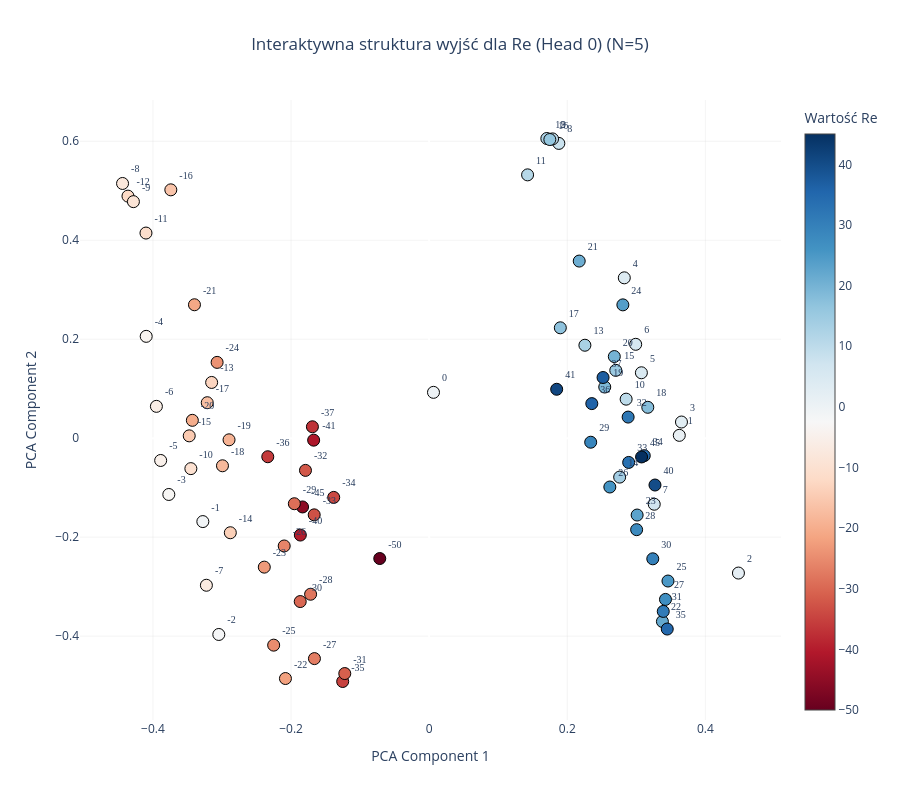
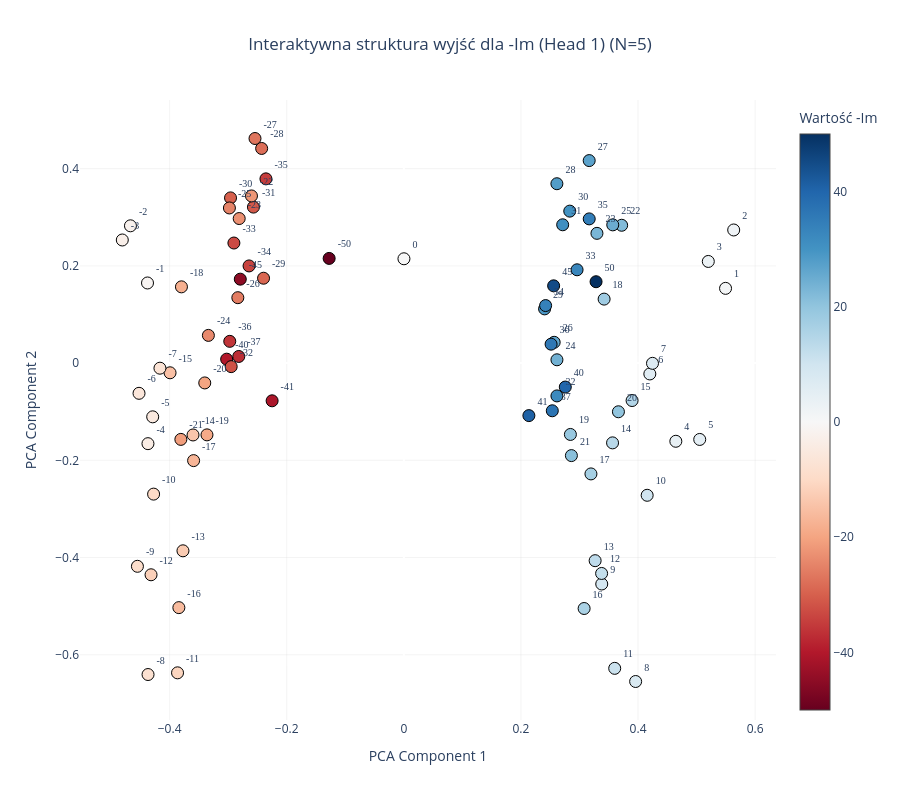
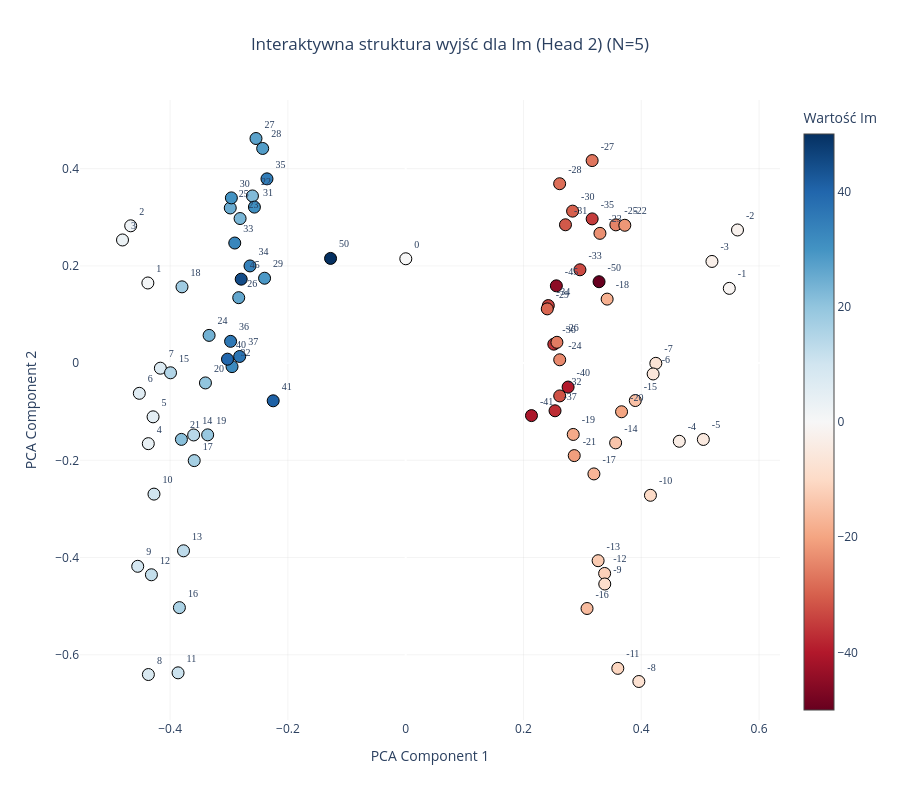
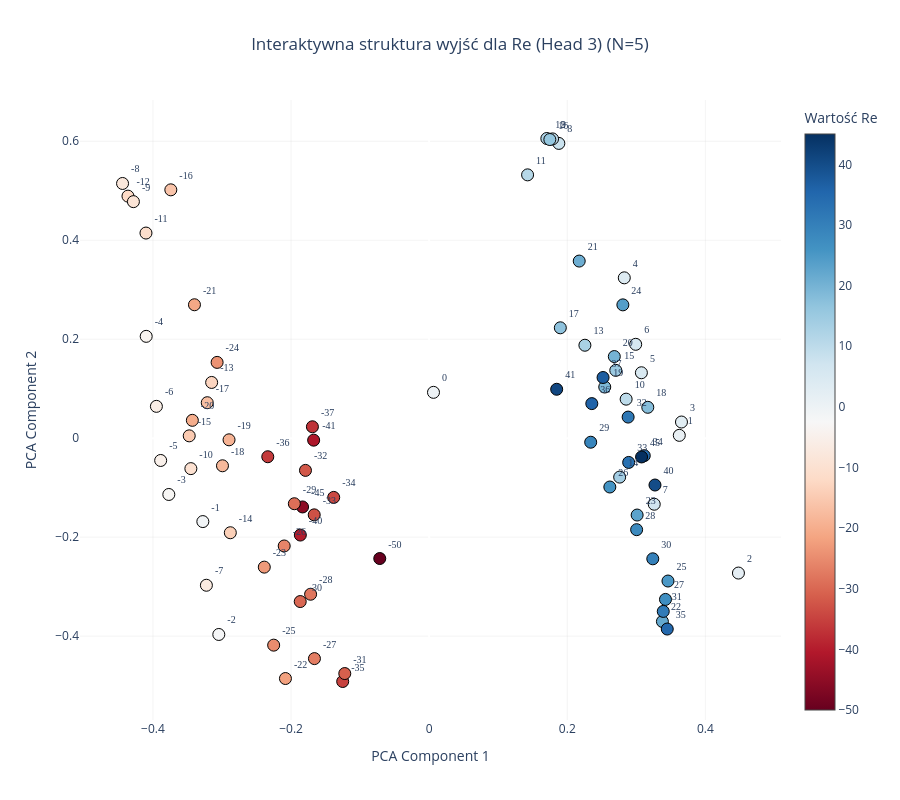

Notebook code for these charts, in order:
### Code cell
# Wizualizacja pierwszej głowicy rzeczywistej (Head 0)
plot_output_head_plotly(model, N=5, head_idx=0)

plot_output_head_plotly(model, N=5, head_idx=1)

# Wizualizacja głowicy urojonej (Head 2)
plot_output_head_plotly(model, N=5, head_idx=2)

plot_output_head_plotly(model, N=5, head_idx=3)

### Figure 1 — Plotly figure (JSON) as saved in the notebook; plotly's stock layout.template omitted (floating-point values rounded to 4 significant figures)
{"data": [{"hoverinfo": "text", "hovertext": ["Token ID: 0<br>Wartość algebraiczna: -50", "Token ID: 5<br>Wartość algebraiczna: -45", "Token ID: 9<br>Wartość algebraiczna: -41", "Token ID: 10<br>Wartość algebraiczna: -40", "Token ID: 13<br>Wartość algebraiczna: -37", "Token ID: 14<br>Wartość algebraiczna: -36", "Token ID: 15<br>Wartość algebraiczna: -35", "Token ID: 16<br>Wartość algebraiczna: -34", "Token ID: 17<br>Wartość algebraiczna: -33", "Token ID: 18<br>Wartość algebraiczna: -32", "Token ID: 19<br>Wartość algebraiczna: -31", "Token ID: 20<br>Wartość algebraiczna: -30", "Token ID: 21<br>Wartość algebraiczna: -29", "Token ID: 22<br>Wartość algebraiczna: -28", "Token ID: 23<br>Wartość algebraiczna: -27", "Token ID: 24<br>Wartość algebraiczna: -26", "Token ID: 25<br>Wartość algebraiczna: -25", "Token ID: 26<br>Wartość algebraiczna: -24", "Token ID: 27<br>Wartość algebraiczna: -23", "Token ID: 28<br>Wartość algebraiczna: -22", "Token ID: 29<br>Wartość algebraiczna: -21", "Token ID: 30<br>Wartość algebraiczna: -20", "Token ID: 31<br>Wartość algebraiczna: -19", "Token ID: 32<br>Wartość algebraiczna: -18", "Token ID: 33<br>Wartość algebraiczna: -17", "Token ID: 34<br>Wartość algebraiczna: -16", "Token ID: 35<br>Wartość algebraiczna: -15", "Token ID: 36<br>Wartość algebraiczna: -14", "Token ID: 37<br>Wartość algebraiczna: -13", "Token ID: 38<br>Wartość algebraiczna: -12", "Token ID: 39<br>Wartość algebraiczna: -11", "Token ID: 40<br>Wartość algebraiczna: -10", "Token ID: 41<br>Wartość algebraiczna: -9", "Token ID: 42<br>Wartość algebraiczna: -8", "Token ID: 43<br>Wartość algebraiczna: -7", "Token ID: 44<br>Wartość algebraiczna: -6", "Token ID: 45<br>Wartość algebraiczna: -5", "Token ID: 46<br>Wartość algebraiczna: -4", "Token ID: 47<br>Wartość algebraiczna: -3", "Token ID: 48<br>Wartość algebraiczna: -2", "Token ID: 49<br>Wartość algebraiczna: -1", "Token ID: 50<br>Wartość algebraiczna: 0", "Token ID: 51<br>Wartość algebraiczna: 1", "Token ID: 52<br>Wartość algebraiczna: 2", "Token ID: 53<br>Wartość algebraiczna: 3", "Token ID: 54<br>Wartość algebraiczna: 4", "Token ID: 55<br>Wartość algebraiczna: 5", "Token ID: 56<br>Wartość algebraiczna: 6", "Token ID: 57<br>Wartość algebraiczna: 7", "Token ID: 58<br>Wartość algebraiczna: 8", "Token ID: 59<br>Wartość algebraiczna: 9", "Token ID: 60<br>Wartość algebraiczna: 10", "Token ID: 61<br>Wartość algebraiczna: 11", "Token ID: 62<br>Wartość algebraiczna: 12", "Token ID: 63<br>Wartość algebraiczna: 13", "Token ID: 64<br>Wartość algebraiczna: 14", "Token ID: 65<br>Wartość algebraiczna: 15", "Token ID: 66<br>Wartość algebraiczna: 16", "Token ID: 67<br>Wartość algebraiczna: 17", "Token ID: 68<br>Wartość algebraiczna: 18", "Token ID: 69<br>Wartość algebraiczna: 19", "Token ID: 70<br>Wartość algebraiczna: 20", "Token ID: 71<br>Wartość algebraiczna: 21", "Token ID: 72<br>Wartość algebraiczna: 22", "Token ID: 73<br>Wartość algebraiczna: 23", "Token ID: 74<br>Wartość algebraiczna: 24", "Token ID: 75<br>Wartość algebraiczna: 25", "Token ID: 76<br>Wartość algebraiczna: 26", "Token ID: 77<br>Wartość algebraiczna: 27", "Token ID: 78<br>Wartość algebraiczna: 28", "Token ID: 79<br>Wartość algebraiczna: 29", "Token ID: 80<br>Wartość algebraiczna: 30", "Token ID: 81<br>Wartość algebraiczna: 31", "Token ID: 82<br>Wartość algebraiczna: 32", "Token ID: 83<br>Wartość algebraiczna: 33", "Token ID: 84<br>Wartość algebraiczna: 34", "Token ID: 85<br>Wartość algebraiczna: 35", "Token ID: 86<br>Wartość algebraiczna: 36", "Token ID: 87<br>Wartość algebraiczna: 37", "Token ID: 90<br>Wartość algebraiczna: 40", "Token ID: 91<br>Wartość algebraiczna: 41", "Token ID: 95<br>Wartość algebraiczna: 45"], "marker": {"color": [-50, -45, -41, -40, -37, -36, -35, -34, -33, -32, -31, -30, -29, -28, -27, -26, -25, -24, -23, -22, -21, -20, -19, -18, -17, -16, -15, -14, -13, -12, -11, -10, -9, -8, -7, -6, -5, -4, -3, -2, -1, 0, 1, 2, 3, 4, 5, 6, 7, 8, 9, 10, 11, 12, 13, 14, 15, 16, 17, 18, 19, 20, 21, 22, 23, 24, 25, 26, 27, 28, 29, 30, 31, 32, 33, 34, 35, 36, 37, 40, 41, 45], "colorbar": {"title": {"text": "Wartość Re"}}, "colorscale": [[0, "rgb(103,0,31)"], [0.1, "rgb(178,24,43)"], [0.2, "rgb(214,96,77)"], [0.3, "rgb(244,165,130)"], [0.4, "rgb(253,219,199)"], [0.5, "rgb(247,247,247)"], [0.6, "rgb(209,229,240)"], [0.7, "rgb(146,197,222)"], [0.8, "rgb(67,147,195)"], [0.9, "rgb(33,102,172)"], [1, "rgb(5,48,97)"]], "line": {"color": "Black", "width": 1}, "showscale": true, "size": 12}, "mode": "markers+text", "text": ["-50", "-45", "-41", "-40", "-37", "-36", "-35", "-34", "-33", "-32", "-31", "-30", "-29", "-28", "-27", "-26", "-25", "-24", "-23", "-22", "-21", "-20", "-19", "-18", "-17", "-16", "-15", "-14", "-13", "-12", "-11", "-10", "-9", "-8", "-7", "-6", "-5", "-4", "-3", "-2", "-1", "0", "1", "2", "3", "4", "5", "6", "7", "8", "9", "10", "11", "12", "13", "14", "15", "16", "17", "18", "19", "20", "21", "22", "23", "24", "25", "26", "27", "28", "29", "30", "31", "32", "33", "34", "35", "36", "37", "40", "41", "45"], "textfont": {"family": "Arial Black", "size": 10}, "textposition": "top right", "type": "scatter", "x": [-0.07157, -0.1834, -0.1673, -0.1866, -0.1691, -0.2337, -0.1252, -0.1383, -0.1665, -0.1791, -0.1222, -0.1867, -0.1953, -0.1717, -0.1662, -0.21, -0.2252, -0.3071, -0.2388, -0.2082, -0.3399, -0.343, -0.2898, -0.2993, -0.3214, -0.3741, -0.3475, -0.288, -0.315, -0.4362, -0.4101, -0.3451, -0.4283, -0.444, -0.3226, -0.395, -0.3888, -0.4098, -0.377, -0.3046, -0.3278, 0.006244, 0.3622, 0.4479, 0.3654, 0.2826, 0.3073, 0.2991, 0.3259, 0.1878, 0.1787, 0.2852, 0.1425, 0.1704, 0.2255, 0.2759, 0.2702, 0.1747, 0.1899, 0.3166, 0.2542, 0.2681, 0.2173, 0.3378, 0.3012, 0.2805, 0.3458, 0.2616, 0.3422, 0.3004, 0.2339, 0.3238, 0.339, 0.2881, 0.2889, 0.3115, 0.3448, 0.2355, 0.2518, 0.327, 0.1847, 0.3076], "y": [-0.2432, -0.1389, -0.003984, -0.1957, 0.02307, -0.03748, -0.4917, -0.1196, -0.1549, -0.06504, -0.4756, -0.3302, -0.1324, -0.3154, -0.4454, -0.2178, -0.4182, 0.1532, -0.2606, -0.4857, 0.2696, 0.03608, -0.003288, -0.05576, 0.07171, 0.5019, 0.004725, -0.1911, 0.1126, 0.4892, 0.4146, -0.0615, 0.478, 0.5147, -0.2972, 0.06434, -0.04505, 0.2058, -0.1138, -0.3967, -0.1685, 0.09263, 0.005737, -0.2726, 0.03267, 0.3241, 0.1322, 0.1897, -0.1335, 0.5957, 0.6048, 0.07885, 0.5321, 0.6056, 0.1878, -0.07862, 0.1371, 0.6036, 0.2231, 0.06241, 0.1034, 0.165, 0.3579, -0.3704, -0.1553, 0.2695, -0.2887, -0.09865, -0.3258, -0.1849, -0.008144, -0.2437, -0.3501, 0.04266, -0.04898, -0.03534, -0.3857, 0.06988, 0.1227, -0.09464, 0.09885, -0.03788]}], "layout": {"height": 800, "paper_bgcolor": "white", "plot_bgcolor": "white", "showlegend": false, "title": {"text": "Interaktywna struktura wyjść dla Re (Head 0) (N=5)", "x": 0.5, "xanchor": "center"}, "width": 900, "xaxis": {"gridcolor": "rgba(200,200,200,0.2)", "title": {"text": "PCA Component 1"}}, "yaxis": {"gridcolor": "rgba(200,200,200,0.2)", "title": {"text": "PCA Component 2"}}}}

### Figure 2 — Plotly figure (JSON) as saved in the notebook; plotly's stock layout.template omitted (floating-point values rounded to 4 significant figures)
{"data": [{"hoverinfo": "text", "hovertext": ["Token ID: 0<br>Wartość algebraiczna: -50", "Token ID: 5<br>Wartość algebraiczna: -45", "Token ID: 9<br>Wartość algebraiczna: -41", "Token ID: 10<br>Wartość algebraiczna: -40", "Token ID: 13<br>Wartość algebraiczna: -37", "Token ID: 14<br>Wartość algebraiczna: -36", "Token ID: 15<br>Wartość algebraiczna: -35", "Token ID: 16<br>Wartość algebraiczna: -34", "Token ID: 17<br>Wartość algebraiczna: -33", "Token ID: 18<br>Wartość algebraiczna: -32", "Token ID: 19<br>Wartość algebraiczna: -31", "Token ID: 20<br>Wartość algebraiczna: -30", "Token ID: 21<br>Wartość algebraiczna: -29", "Token ID: 22<br>Wartość algebraiczna: -28", "Token ID: 23<br>Wartość algebraiczna: -27", "Token ID: 24<br>Wartość algebraiczna: -26", "Token ID: 25<br>Wartość algebraiczna: -25", "Token ID: 26<br>Wartość algebraiczna: -24", "Token ID: 27<br>Wartość algebraiczna: -23", "Token ID: 28<br>Wartość algebraiczna: -22", "Token ID: 29<br>Wartość algebraiczna: -21", "Token ID: 30<br>Wartość algebraiczna: -20", "Token ID: 31<br>Wartość algebraiczna: -19", "Token ID: 32<br>Wartość algebraiczna: -18", "Token ID: 33<br>Wartość algebraiczna: -17", "Token ID: 34<br>Wartość algebraiczna: -16", "Token ID: 35<br>Wartość algebraiczna: -15", "Token ID: 36<br>Wartość algebraiczna: -14", "Token ID: 37<br>Wartość algebraiczna: -13", "Token ID: 38<br>Wartość algebraiczna: -12", "Token ID: 39<br>Wartość algebraiczna: -11", "Token ID: 40<br>Wartość algebraiczna: -10", "Token ID: 41<br>Wartość algebraiczna: -9", "Token ID: 42<br>Wartość algebraiczna: -8", "Token ID: 43<br>Wartość algebraiczna: -7", "Token ID: 44<br>Wartość algebraiczna: -6", "Token ID: 45<br>Wartość algebraiczna: -5", "Token ID: 46<br>Wartość algebraiczna: -4", "Token ID: 47<br>Wartość algebraiczna: -3", "Token ID: 48<br>Wartość algebraiczna: -2", "Token ID: 49<br>Wartość algebraiczna: -1", "Token ID: 50<br>Wartość algebraiczna: 0", "Token ID: 51<br>Wartość algebraiczna: 1", "Token ID: 52<br>Wartość algebraiczna: 2", "Token ID: 53<br>Wartość algebraiczna: 3", "Token ID: 54<br>Wartość algebraiczna: 4", "Token ID: 55<br>Wartość algebraiczna: 5", "Token ID: 56<br>Wartość algebraiczna: 6", "Token ID: 57<br>Wartość algebraiczna: 7", "Token ID: 58<br>Wartość algebraiczna: 8", "Token ID: 59<br>Wartość algebraiczna: 9", "Token ID: 60<br>Wartość algebraiczna: 10", "Token ID: 61<br>Wartość algebraiczna: 11", "Token ID: 62<br>Wartość algebraiczna: 12", "Token ID: 63<br>Wartość algebraiczna: 13", "Token ID: 64<br>Wartość algebraiczna: 14", "Token ID: 65<br>Wartość algebraiczna: 15", "Token ID: 66<br>Wartość algebraiczna: 16", "Token ID: 67<br>Wartość algebraiczna: 17", "Token ID: 68<br>Wartość algebraiczna: 18", "Token ID: 69<br>Wartość algebraiczna: 19", "Token ID: 70<br>Wartość algebraiczna: 20", "Token ID: 71<br>Wartość algebraiczna: 21", "Token ID: 72<br>Wartość algebraiczna: 22", "Token ID: 73<br>Wartość algebraiczna: 23", "Token ID: 74<br>Wartość algebraiczna: 24", "Token ID: 75<br>Wartość algebraiczna: 25", "Token ID: 76<br>Wartość algebraiczna: 26", "Token ID: 77<br>Wartość algebraiczna: 27", "Token ID: 78<br>Wartość algebraiczna: 28", "Token ID: 79<br>Wartość algebraiczna: 29", "Token ID: 80<br>Wartość algebraiczna: 30", "Token ID: 81<br>Wartość algebraiczna: 31", "Token ID: 82<br>Wartość algebraiczna: 32", "Token ID: 83<br>Wartość algebraiczna: 33", "Token ID: 84<br>Wartość algebraiczna: 34", "Token ID: 85<br>Wartość algebraiczna: 35", "Token ID: 86<br>Wartość algebraiczna: 36", "Token ID: 87<br>Wartość algebraiczna: 37", "Token ID: 90<br>Wartość algebraiczna: 40", "Token ID: 91<br>Wartość algebraiczna: 41", "Token ID: 95<br>Wartość algebraiczna: 45", "Token ID: 100<br>Wartość algebraiczna: 50"], "marker": {"color": [-50, -45, -41, -40, -37, -36, -35, -34, -33, -32, -31, -30, -29, -28, -27, -26, -25, -24, -23, -22, -21, -20, -19, -18, -17, -16, -15, -14, -13, -12, -11, -10, -9, -8, -7, -6, -5, -4, -3, -2, -1, 0, 1, 2, 3, 4, 5, 6, 7, 8, 9, 10, 11, 12, 13, 14, 15, 16, 17, 18, 19, 20, 21, 22, 23, 24, 25, 26, 27, 28, 29, 30, 31, 32, 33, 34, 35, 36, 37, 40, 41, 45, 50], "colorbar": {"title": {"text": "Wartość -Im"}}, "colorscale": [[0, "rgb(103,0,31)"], [0.1, "rgb(178,24,43)"], [0.2, "rgb(214,96,77)"], [0.3, "rgb(244,165,130)"], [0.4, "rgb(253,219,199)"], [0.5, "rgb(247,247,247)"], [0.6, "rgb(209,229,240)"], [0.7, "rgb(146,197,222)"], [0.8, "rgb(67,147,195)"], [0.9, "rgb(33,102,172)"], [1, "rgb(5,48,97)"]], "line": {"color": "Black", "width": 1}, "showscale": true, "size": 12}, "mode": "markers+text", "text": ["-50", "-45", "-41", "-40", "-37", "-36", "-35", "-34", "-33", "-32", "-31", "-30", "-29", "-28", "-27", "-26", "-25", "-24", "-23", "-22", "-21", "-20", "-19", "-18", "-17", "-16", "-15", "-14", "-13", "-12", "-11", "-10", "-9", "-8", "-7", "-6", "-5", "-4", "-3", "-2", "-1", "0", "1", "2", "3", "4", "5", "6", "7", "8", "9", "10", "11", "12", "13", "14", "15", "16", "17", "18", "19", "20", "21", "22", "23", "24", "25", "26", "27", "28", "29", "30", "31", "32", "33", "34", "35", "36", "37", "40", "41", "45", "50"], "textfont": {"family": "Arial Black", "size": 10}, "textposition": "top right", "type": "scatter", "x": [-0.1276, -0.2793, -0.225, -0.3026, -0.2819, -0.2973, -0.2355, -0.2644, -0.2903, -0.2949, -0.2569, -0.296, -0.2396, -0.2428, -0.2542, -0.2835, -0.2979, -0.3338, -0.2812, -0.2602, -0.3808, -0.34, -0.3362, -0.3798, -0.3591, -0.3842, -0.3993, -0.3601, -0.3773, -0.4318, -0.3865, -0.4274, -0.455, -0.4369, -0.4166, -0.4523, -0.429, -0.437, -0.4809, -0.4669, -0.4378, 0.0001776, 0.5495, 0.5634, 0.52, 0.4646, 0.5054, 0.4202, 0.4247, 0.3959, 0.338, 0.4156, 0.3602, 0.3378, 0.3267, 0.3565, 0.3898, 0.3079, 0.3196, 0.3421, 0.2845, 0.3665, 0.2862, 0.3721, 0.3298, 0.2615, 0.3568, 0.2568, 0.3166, 0.2614, 0.2404, 0.2834, 0.2713, 0.2615, 0.2959, 0.2422, 0.3166, 0.2515, 0.2536, 0.2758, 0.2136, 0.2558, 0.3283], "y": [0.2154, 0.1727, -0.07759, 0.008062, 0.01361, 0.04473, 0.3791, 0.1999, 0.247, -0.007296, 0.3209, 0.3399, 0.1746, 0.4416, 0.4621, 0.1346, 0.3192, 0.05698, 0.2974, 0.3439, -0.157, -0.04082, -0.1477, 0.1569, -0.2006, -0.5031, -0.01996, -0.1479, -0.3862, -0.4355, -0.6373, -0.2696, -0.4181, -0.6408, -0.0105, -0.06221, -0.1106, -0.1658, 0.2533, 0.2824, 0.1648, 0.2146, 0.1538, 0.2739, 0.2091, -0.1609, -0.1571, -0.02232, -0.0005004, -0.6551, -0.4545, -0.272, -0.628, -0.4328, -0.4065, -0.1642, -0.07705, -0.5049, -0.228, 0.1316, -0.1468, -0.1002, -0.1903, 0.2835, 0.2669, 0.006774, 0.2844, 0.04275, 0.4166, 0.369, 0.1115, 0.3126, 0.2846, -0.06756, 0.1919, 0.1183, 0.2967, 0.03895, -0.09811, -0.04931, -0.1081, 0.1589, 0.1674]}], "layout": {"height": 800, "paper_bgcolor": "white", "plot_bgcolor": "white", "showlegend": false, "title": {"text": "Interaktywna struktura wyjść dla -Im (Head 1) (N=5)", "x": 0.5, "xanchor": "center"}, "width": 900, "xaxis": {"gridcolor": "rgba(200,200,200,0.2)", "title": {"text": "PCA Component 1"}}, "yaxis": {"gridcolor": "rgba(200,200,200,0.2)", "title": {"text": "PCA Component 2"}}}}

### Figure 3 — Plotly figure (JSON) as saved in the notebook; plotly's stock layout.template omitted (floating-point values rounded to 4 significant figures)
{"data": [{"hoverinfo": "text", "hovertext": ["Token ID: 0<br>Wartość algebraiczna: -50", "Token ID: 5<br>Wartość algebraiczna: -45", "Token ID: 9<br>Wartość algebraiczna: -41", "Token ID: 10<br>Wartość algebraiczna: -40", "Token ID: 13<br>Wartość algebraiczna: -37", "Token ID: 14<br>Wartość algebraiczna: -36", "Token ID: 15<br>Wartość algebraiczna: -35", "Token ID: 16<br>Wartość algebraiczna: -34", "Token ID: 17<br>Wartość algebraiczna: -33", "Token ID: 18<br>Wartość algebraiczna: -32", "Token ID: 19<br>Wartość algebraiczna: -31", "Token ID: 20<br>Wartość algebraiczna: -30", "Token ID: 21<br>Wartość algebraiczna: -29", "Token ID: 22<br>Wartość algebraiczna: -28", "Token ID: 23<br>Wartość algebraiczna: -27", "Token ID: 24<br>Wartość algebraiczna: -26", "Token ID: 25<br>Wartość algebraiczna: -25", "Token ID: 26<br>Wartość algebraiczna: -24", "Token ID: 27<br>Wartość algebraiczna: -23", "Token ID: 28<br>Wartość algebraiczna: -22", "Token ID: 29<br>Wartość algebraiczna: -21", "Token ID: 30<br>Wartość algebraiczna: -20", "Token ID: 31<br>Wartość algebraiczna: -19", "Token ID: 32<br>Wartość algebraiczna: -18", "Token ID: 33<br>Wartość algebraiczna: -17", "Token ID: 34<br>Wartość algebraiczna: -16", "Token ID: 35<br>Wartość algebraiczna: -15", "Token ID: 36<br>Wartość algebraiczna: -14", "Token ID: 37<br>Wartość algebraiczna: -13", "Token ID: 38<br>Wartość algebraiczna: -12", "Token ID: 39<br>Wartość algebraiczna: -11", "Token ID: 40<br>Wartość algebraiczna: -10", "Token ID: 41<br>Wartość algebraiczna: -9", "Token ID: 42<br>Wartość algebraiczna: -8", "Token ID: 43<br>Wartość algebraiczna: -7", "Token ID: 44<br>Wartość algebraiczna: -6", "Token ID: 45<br>Wartość algebraiczna: -5", "Token ID: 46<br>Wartość algebraiczna: -4", "Token ID: 47<br>Wartość algebraiczna: -3", "Token ID: 48<br>Wartość algebraiczna: -2", "Token ID: 49<br>Wartość algebraiczna: -1", "Token ID: 50<br>Wartość algebraiczna: 0", "Token ID: 51<br>Wartość algebraiczna: 1", "Token ID: 52<br>Wartość algebraiczna: 2", "Token ID: 53<br>Wartość algebraiczna: 3", "Token ID: 54<br>Wartość algebraiczna: 4", "Token ID: 55<br>Wartość algebraiczna: 5", "Token ID: 56<br>Wartość algebraiczna: 6", "Token ID: 57<br>Wartość algebraiczna: 7", "Token ID: 58<br>Wartość algebraiczna: 8", "Token ID: 59<br>Wartość algebraiczna: 9", "Token ID: 60<br>Wartość algebraiczna: 10", "Token ID: 61<br>Wartość algebraiczna: 11", "Token ID: 62<br>Wartość algebraiczna: 12", "Token ID: 63<br>Wartość algebraiczna: 13", "Token ID: 64<br>Wartość algebraiczna: 14", "Token ID: 65<br>Wartość algebraiczna: 15", "Token ID: 66<br>Wartość algebraiczna: 16", "Token ID: 67<br>Wartość algebraiczna: 17", "Token ID: 68<br>Wartość algebraiczna: 18", "Token ID: 69<br>Wartość algebraiczna: 19", "Token ID: 70<br>Wartość algebraiczna: 20", "Token ID: 71<br>Wartość algebraiczna: 21", "Token ID: 72<br>Wartość algebraiczna: 22", "Token ID: 73<br>Wartość algebraiczna: 23", "Token ID: 74<br>Wartość algebraiczna: 24", "Token ID: 75<br>Wartość algebraiczna: 25", "Token ID: 76<br>Wartość algebraiczna: 26", "Token ID: 77<br>Wartość algebraiczna: 27", "Token ID: 78<br>Wartość algebraiczna: 28", "Token ID: 79<br>Wartość algebraiczna: 29", "Token ID: 80<br>Wartość algebraiczna: 30", "Token ID: 81<br>Wartość algebraiczna: 31", "Token ID: 82<br>Wartość algebraiczna: 32", "Token ID: 83<br>Wartość algebraiczna: 33", "Token ID: 84<br>Wartość algebraiczna: 34", "Token ID: 85<br>Wartość algebraiczna: 35", "Token ID: 86<br>Wartość algebraiczna: 36", "Token ID: 87<br>Wartość algebraiczna: 37", "Token ID: 90<br>Wartość algebraiczna: 40", "Token ID: 91<br>Wartość algebraiczna: 41", "Token ID: 95<br>Wartość algebraiczna: 45", "Token ID: 100<br>Wartość algebraiczna: 50"], "marker": {"color": [-50, -45, -41, -40, -37, -36, -35, -34, -33, -32, -31, -30, -29, -28, -27, -26, -25, -24, -23, -22, -21, -20, -19, -18, -17, -16, -15, -14, -13, -12, -11, -10, -9, -8, -7, -6, -5, -4, -3, -2, -1, 0, 1, 2, 3, 4, 5, 6, 7, 8, 9, 10, 11, 12, 13, 14, 15, 16, 17, 18, 19, 20, 21, 22, 23, 24, 25, 26, 27, 28, 29, 30, 31, 32, 33, 34, 35, 36, 37, 40, 41, 45, 50], "colorbar": {"title": {"text": "Wartość Im"}}, "colorscale": [[0, "rgb(103,0,31)"], [0.1, "rgb(178,24,43)"], [0.2, "rgb(214,96,77)"], [0.3, "rgb(244,165,130)"], [0.4, "rgb(253,219,199)"], [0.5, "rgb(247,247,247)"], [0.6, "rgb(209,229,240)"], [0.7, "rgb(146,197,222)"], [0.8, "rgb(67,147,195)"], [0.9, "rgb(33,102,172)"], [1, "rgb(5,48,97)"]], "line": {"color": "Black", "width": 1}, "showscale": true, "size": 12}, "mode": "markers+text", "text": ["-50", "-45", "-41", "-40", "-37", "-36", "-35", "-34", "-33", "-32", "-31", "-30", "-29", "-28", "-27", "-26", "-25", "-24", "-23", "-22", "-21", "-20", "-19", "-18", "-17", "-16", "-15", "-14", "-13", "-12", "-11", "-10", "-9", "-8", "-7", "-6", "-5", "-4", "-3", "-2", "-1", "0", "1", "2", "3", "4", "5", "6", "7", "8", "9", "10", "11", "12", "13", "14", "15", "16", "17", "18", "19", "20", "21", "22", "23", "24", "25", "26", "27", "28", "29", "30", "31", "32", "33", "34", "35", "36", "37", "40", "41", "45", "50"], "textfont": {"family": "Arial Black", "size": 10}, "textposition": "top right", "type": "scatter", "x": [0.3283, 0.2558, 0.2136, 0.2758, 0.2536, 0.2515, 0.3166, 0.2422, 0.2959, 0.2615, 0.2713, 0.2834, 0.2404, 0.2614, 0.3166, 0.2568, 0.3568, 0.2615, 0.3298, 0.3721, 0.2862, 0.3665, 0.2845, 0.3421, 0.3196, 0.3079, 0.3898, 0.3565, 0.3267, 0.3378, 0.3602, 0.4156, 0.338, 0.3959, 0.4247, 0.4202, 0.5054, 0.4646, 0.52, 0.5634, 0.5495, 0.0001776, -0.4378, -0.4669, -0.4809, -0.437, -0.429, -0.4523, -0.4166, -0.4369, -0.455, -0.4274, -0.3865, -0.4318, -0.3773, -0.3601, -0.3993, -0.3842, -0.3591, -0.3798, -0.3362, -0.34, -0.3808, -0.2602, -0.2812, -0.3338, -0.2979, -0.2835, -0.2542, -0.2428, -0.2396, -0.296, -0.2569, -0.2949, -0.2903, -0.2644, -0.2355, -0.2973, -0.2819, -0.3026, -0.225, -0.2793, -0.1276], "y": [0.1674, 0.1589, -0.1081, -0.04931, -0.09811, 0.03895, 0.2967, 0.1183, 0.1919, -0.06756, 0.2846, 0.3126, 0.1115, 0.369, 0.4166, 0.04275, 0.2844, 0.006775, 0.2669, 0.2835, -0.1903, -0.1002, -0.1468, 0.1316, -0.228, -0.5049, -0.07705, -0.1642, -0.4065, -0.4328, -0.628, -0.272, -0.4545, -0.6551, -0.0005009, -0.02232, -0.1571, -0.1609, 0.2091, 0.2739, 0.1538, 0.2146, 0.1648, 0.2824, 0.2533, -0.1658, -0.1106, -0.06221, -0.0105, -0.6408, -0.4181, -0.2696, -0.6373, -0.4355, -0.3862, -0.1479, -0.01996, -0.5031, -0.2006, 0.1569, -0.1477, -0.04082, -0.157, 0.3439, 0.2974, 0.05698, 0.3192, 0.1346, 0.4621, 0.4416, 0.1746, 0.3399, 0.3209, -0.007296, 0.247, 0.1999, 0.3791, 0.04473, 0.01361, 0.008062, -0.07759, 0.1727, 0.2154]}], "layout": {"height": 800, "paper_bgcolor": "white", "plot_bgcolor": "white", "showlegend": false, "title": {"text": "Interaktywna struktura wyjść dla Im (Head 2) (N=5)", "x": 0.5, "xanchor": "center"}, "width": 900, "xaxis": {"gridcolor": "rgba(200,200,200,0.2)", "title": {"text": "PCA Component 1"}}, "yaxis": {"gridcolor": "rgba(200,200,200,0.2)", "title": {"text": "PCA Component 2"}}}}

### Figure 4 — Plotly figure (JSON) as saved in the notebook; plotly's stock layout.template omitted (floating-point values rounded to 4 significant figures)
{"data": [{"hoverinfo": "text", "hovertext": ["Token ID: 0<br>Wartość algebraiczna: -50", "Token ID: 5<br>Wartość algebraiczna: -45", "Token ID: 9<br>Wartość algebraiczna: -41", "Token ID: 10<br>Wartość algebraiczna: -40", "Token ID: 13<br>Wartość algebraiczna: -37", "Token ID: 14<br>Wartość algebraiczna: -36", "Token ID: 15<br>Wartość algebraiczna: -35", "Token ID: 16<br>Wartość algebraiczna: -34", "Token ID: 17<br>Wartość algebraiczna: -33", "Token ID: 18<br>Wartość algebraiczna: -32", "Token ID: 19<br>Wartość algebraiczna: -31", "Token ID: 20<br>Wartość algebraiczna: -30", "Token ID: 21<br>Wartość algebraiczna: -29", "Token ID: 22<br>Wartość algebraiczna: -28", "Token ID: 23<br>Wartość algebraiczna: -27", "Token ID: 24<br>Wartość algebraiczna: -26", "Token ID: 25<br>Wartość algebraiczna: -25", "Token ID: 26<br>Wartość algebraiczna: -24", "Token ID: 27<br>Wartość algebraiczna: -23", "Token ID: 28<br>Wartość algebraiczna: -22", "Token ID: 29<br>Wartość algebraiczna: -21", "Token ID: 30<br>Wartość algebraiczna: -20", "Token ID: 31<br>Wartość algebraiczna: -19", "Token ID: 32<br>Wartość algebraiczna: -18", "Token ID: 33<br>Wartość algebraiczna: -17", "Token ID: 34<br>Wartość algebraiczna: -16", "Token ID: 35<br>Wartość algebraiczna: -15", "Token ID: 36<br>Wartość algebraiczna: -14", "Token ID: 37<br>Wartość algebraiczna: -13", "Token ID: 38<br>Wartość algebraiczna: -12", "Token ID: 39<br>Wartość algebraiczna: -11", "Token ID: 40<br>Wartość algebraiczna: -10", "Token ID: 41<br>Wartość algebraiczna: -9", "Token ID: 42<br>Wartość algebraiczna: -8", "Token ID: 43<br>Wartość algebraiczna: -7", "Token ID: 44<br>Wartość algebraiczna: -6", "Token ID: 45<br>Wartość algebraiczna: -5", "Token ID: 46<br>Wartość algebraiczna: -4", "Token ID: 47<br>Wartość algebraiczna: -3", "Token ID: 48<br>Wartość algebraiczna: -2", "Token ID: 49<br>Wartość algebraiczna: -1", "Token ID: 50<br>Wartość algebraiczna: 0", "Token ID: 51<br>Wartość algebraiczna: 1", "Token ID: 52<br>Wartość algebraiczna: 2", "Token ID: 53<br>Wartość algebraiczna: 3", "Token ID: 54<br>Wartość algebraiczna: 4", "Token ID: 55<br>Wartość algebraiczna: 5", "Token ID: 56<br>Wartość algebraiczna: 6", "Token ID: 57<br>Wartość algebraiczna: 7", "Token ID: 58<br>Wartość algebraiczna: 8", "Token ID: 59<br>Wartość algebraiczna: 9", "Token ID: 60<br>Wartość algebraiczna: 10", "Token ID: 61<br>Wartość algebraiczna: 11", "Token ID: 62<br>Wartość algebraiczna: 12", "Token ID: 63<br>Wartość algebraiczna: 13", "Token ID: 64<br>Wartość algebraiczna: 14", "Token ID: 65<br>Wartość algebraiczna: 15", "Token ID: 66<br>Wartość algebraiczna: 16", "Token ID: 67<br>Wartość algebraiczna: 17", "Token ID: 68<br>Wartość algebraiczna: 18", "Token ID: 69<br>Wartość algebraiczna: 19", "Token ID: 70<br>Wartość algebraiczna: 20", "Token ID: 71<br>Wartość algebraiczna: 21", "Token ID: 72<br>Wartość algebraiczna: 22", "Token ID: 73<br>Wartość algebraiczna: 23", "Token ID: 74<br>Wartość algebraiczna: 24", "Token ID: 75<br>Wartość algebraiczna: 25", "Token ID: 76<br>Wartość algebraiczna: 26", "Token ID: 77<br>Wartość algebraiczna: 27", "Token ID: 78<br>Wartość algebraiczna: 28", "Token ID: 79<br>Wartość algebraiczna: 29", "Token ID: 80<br>Wartość algebraiczna: 30", "Token ID: 81<br>Wartość algebraiczna: 31", "Token ID: 82<br>Wartość algebraiczna: 32", "Token ID: 83<br>Wartość algebraiczna: 33", "Token ID: 84<br>Wartość algebraiczna: 34", "Token ID: 85<br>Wartość algebraiczna: 35", "Token ID: 86<br>Wartość algebraiczna: 36", "Token ID: 87<br>Wartość algebraiczna: 37", "Token ID: 90<br>Wartość algebraiczna: 40", "Token ID: 91<br>Wartość algebraiczna: 41", "Token ID: 95<br>Wartość algebraiczna: 45"], "marker": {"color": [-50, -45, -41, -40, -37, -36, -35, -34, -33, -32, -31, -30, -29, -28, -27, -26, -25, -24, -23, -22, -21, -20, -19, -18, -17, -16, -15, -14, -13, -12, -11, -10, -9, -8, -7, -6, -5, -4, -3, -2, -1, 0, 1, 2, 3, 4, 5, 6, 7, 8, 9, 10, 11, 12, 13, 14, 15, 16, 17, 18, 19, 20, 21, 22, 23, 24, 25, 26, 27, 28, 29, 30, 31, 32, 33, 34, 35, 36, 37, 40, 41, 45], "colorbar": {"title": {"text": "Wartość Re"}}, "colorscale": [[0, "rgb(103,0,31)"], [0.1, "rgb(178,24,43)"], [0.2, "rgb(214,96,77)"], [0.3, "rgb(244,165,130)"], [0.4, "rgb(253,219,199)"], [0.5, "rgb(247,247,247)"], [0.6, "rgb(209,229,240)"], [0.7, "rgb(146,197,222)"], [0.8, "rgb(67,147,195)"], [0.9, "rgb(33,102,172)"], [1, "rgb(5,48,97)"]], "line": {"color": "Black", "width": 1}, "showscale": true, "size": 12}, "mode": "markers+text", "text": ["-50", "-45", "-41", "-40", "-37", "-36", "-35", "-34", "-33", "-32", "-31", "-30", "-29", "-28", "-27", "-26", "-25", "-24", "-23", "-22", "-21", "-20", "-19", "-18", "-17", "-16", "-15", "-14", "-13", "-12", "-11", "-10", "-9", "-8", "-7", "-6", "-5", "-4", "-3", "-2", "-1", "0", "1", "2", "3", "4", "5", "6", "7", "8", "9", "10", "11", "12", "13", "14", "15", "16", "17", "18", "19", "20", "21", "22", "23", "24", "25", "26", "27", "28", "29", "30", "31", "32", "33", "34", "35", "36", "37", "40", "41", "45"], "textfont": {"family": "Arial Black", "size": 10}, "textposition": "top right", "type": "scatter", "x": [-0.07157, -0.1834, -0.1673, -0.1866, -0.1691, -0.2337, -0.1252, -0.1383, -0.1665, -0.1791, -0.1222, -0.1867, -0.1953, -0.1717, -0.1661, -0.21, -0.2252, -0.3071, -0.2388, -0.2082, -0.3399, -0.343, -0.2898, -0.2993, -0.3214, -0.3741, -0.3475, -0.288, -0.315, -0.4362, -0.4101, -0.3451, -0.4283, -0.444, -0.3226, -0.395, -0.3888, -0.4098, -0.377, -0.3046, -0.3278, 0.006243, 0.3622, 0.4479, 0.3654, 0.2826, 0.3073, 0.2991, 0.3259, 0.1878, 0.1787, 0.2852, 0.1425, 0.1704, 0.2255, 0.2759, 0.2702, 0.1747, 0.1899, 0.3166, 0.2542, 0.2681, 0.2173, 0.3378, 0.3012, 0.2805, 0.3458, 0.2616, 0.3422, 0.3004, 0.2339, 0.3238, 0.339, 0.2881, 0.2889, 0.3115, 0.3448, 0.2355, 0.2518, 0.327, 0.1847, 0.3076], "y": [-0.2432, -0.1389, -0.003985, -0.1957, 0.02307, -0.03748, -0.4917, -0.1196, -0.1549, -0.06504, -0.4756, -0.3302, -0.1324, -0.3154, -0.4454, -0.2178, -0.4182, 0.1532, -0.2606, -0.4857, 0.2696, 0.03608, -0.00329, -0.05576, 0.07171, 0.5019, 0.004725, -0.1911, 0.1126, 0.4892, 0.4146, -0.0615, 0.478, 0.5147, -0.2972, 0.06434, -0.04505, 0.2058, -0.1138, -0.3967, -0.1685, 0.09263, 0.005737, -0.2726, 0.03267, 0.3241, 0.1322, 0.1897, -0.1335, 0.5957, 0.6048, 0.07885, 0.5321, 0.6056, 0.1878, -0.07862, 0.1371, 0.6036, 0.2231, 0.06241, 0.1034, 0.165, 0.3579, -0.3704, -0.1553, 0.2695, -0.2887, -0.09865, -0.3258, -0.1849, -0.008144, -0.2437, -0.3501, 0.04266, -0.04898, -0.03534, -0.3857, 0.06988, 0.1227, -0.09464, 0.09885, -0.03788]}], "layout": {"height": 800, "paper_bgcolor": "white", "plot_bgcolor": "white", "showlegend": false, "title": {"text": "Interaktywna struktura wyjść dla Re (Head 3) (N=5)", "x": 0.5, "xanchor": "center"}, "width": 900, "xaxis": {"gridcolor": "rgba(200,200,200,0.2)", "title": {"text": "PCA Component 1"}}, "yaxis": {"gridcolor": "rgba(200,200,200,0.2)", "title": {"text": "PCA Component 2"}}}}
